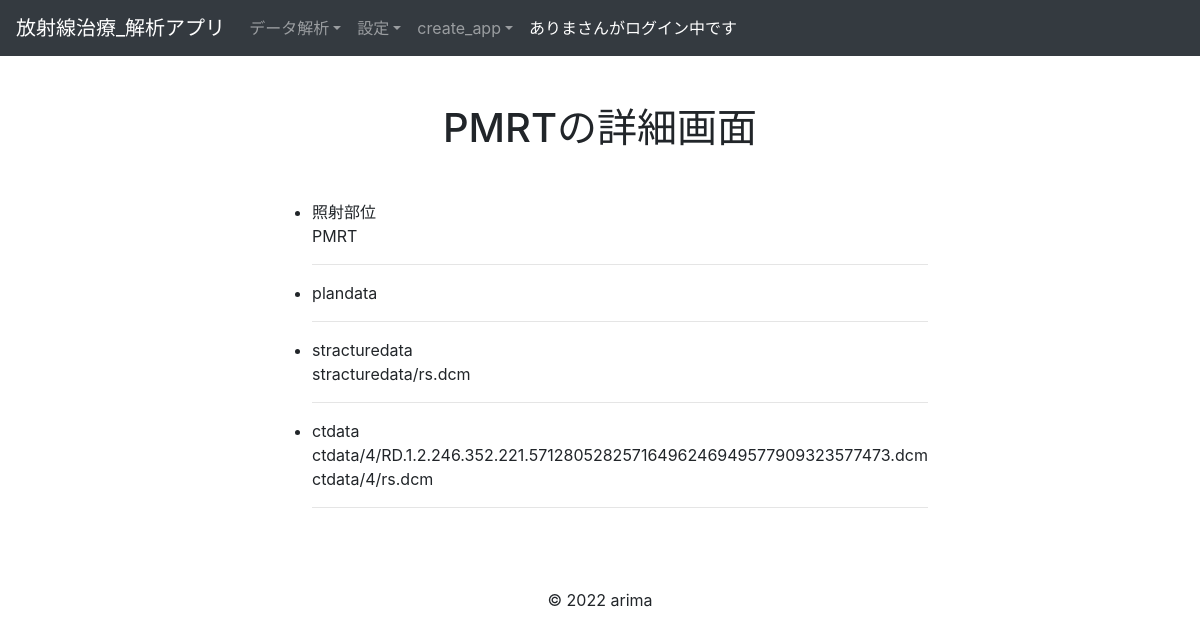
The app's page /analytics/detail_rtdata/4 (signed in), older data.
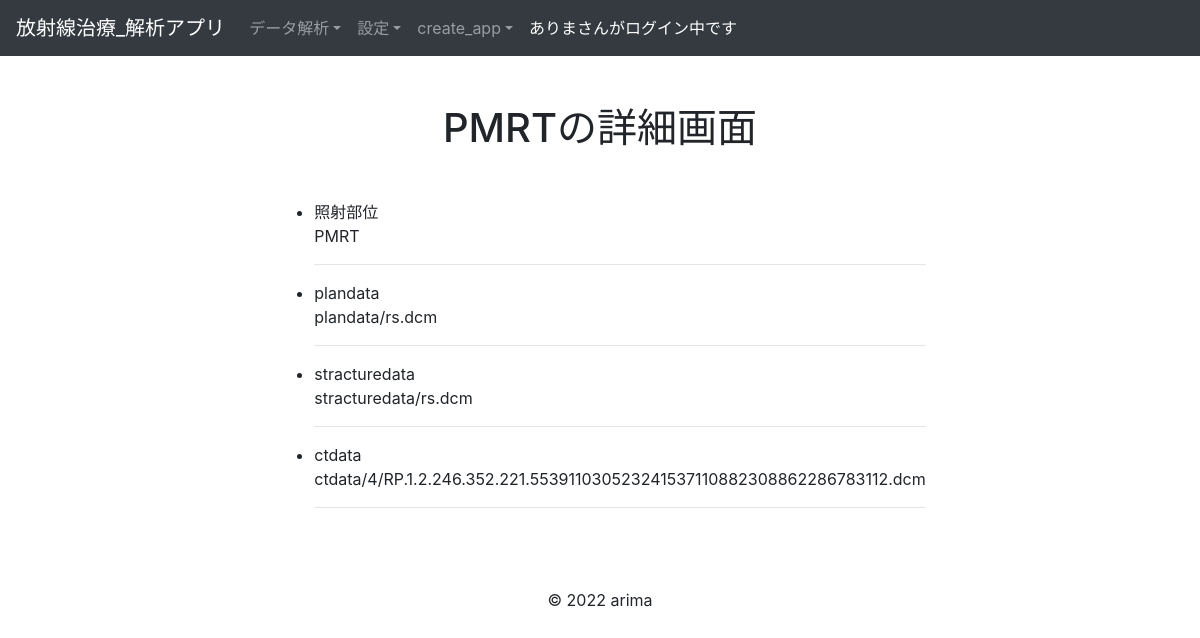
The same page, newer data.
### accounts/models.py (models this page shows, shortened)
class Users(AbstractBaseUser, PermissionsMixin):
    username = models.CharField(max_length=150)
    company = models.CharField(max_length=150)
    email = models.EmailField(max_length=255, unique=True)
    is_active = models.BooleanField(default=True)
    is_staff = models.BooleanField(default=False)
    USERNAME_FIELD = 'email'
    REQUIRED_FIELDS = ['username']
    objects = UserManager()
    def __str__(self):
        return self.username

### analytics/models.py (models this page shows, shortened)
class BaseModel(models.Model):
    create_at = models.DateTimeField()
    update_at = models.DateTimeField()
    class Meta:
        abstract = True #Tableとして作成されないようにする

class Rtdatas(BaseModel):
    region = models.CharField(max_length=10)
    user = models.ForeignKey(
        'accounts.Users', on_delete=models.CASCADE
    )
    objects = RtdatasManager()
    class Meta:
        db_table = 'rtdata'
        verbose_name_plural = 'RTデータ'

class Stracturedatas(BaseModel):
    stracturedata = models.FileField(upload_to='stracturedata/')
    rtdata = models.OneToOneField(
        Rtdatas,
        on_delete=models.CASCADE,
        primary_key=True
    )
    objects = StracturedatasManager()
    class Meta:
        db_table = 'stracturedatas'
        verbose_name_plural = 'ストラクチャデータ'

class Ctdatas(BaseModel):
    rtdata  = models.ForeignKey(
        'Rtdatas', on_delete=models.CASCADE
    )
    def file_upload_path(instance, filename):
        ext = filename
        new_name = instance.rtdata.id
        return f'ctdata/{new_name}/{ext}'
    ctdata = models.FileField(upload_to=file_upload_path)
    objects = CtdatasManager()
    class Meta:
        db_table = 'ctdatas'
        verbose_name_plural = 'CTデータ'

class Plandatas(BaseModel):
    plandata = models.FileField(upload_to='plandata/')
    rtdata = models.OneToOneField(
        Rtdatas,
        on_delete=models.CASCADE,
        primary_key=True
    )
    objects = PlandatasManager()
    class Meta:
        db_table = 'plandatas'
        verbose_name_plural = 'プランデータ'

### analytics/views.py (the view)
# urls.py: path('detail_rtdata/<int:pk>', RtdataDetailView.as_view(), name='detail_rtdata'),
class RtdataDetailView(LoginRequiredMixin, DetailView):
    model = Rtdatas
    template_name = 'analytics/detail_rtdata.html'
    def get_context_data(self, **kwargs):
        context = super().get_context_data(**kwargs)
        return context

### templates/analytics/detail_rtdata.html (shortened to what this page needs)
{% extends "base.html" %}
{% block content %}
<div class="container">
    <h1 class="text-center my-5">{{object.region}}の詳細画面</h1>
  <div class="row justify-content-center">
      <table>
        <ul>
          <li>照射部位<br>
            {{object.region}}
          </li><hr>
          <li>plandata<br>
            {{object.plandatas.plandata }}
          </li><hr>
          <li>stracturedata<br>
            {{object.stracturedatas.stracturedata }}
          </li><hr>
          <li>ctdata<br>
            {% for data in object.ctdatas_set.all %}
              {{ data.ctdata }}<br>
            {% endfor %}
          </li><hr>
        </ul>
      </table>
  </div>
</div>
{% endblock %}

### templates/base.html (shortened to what this page needs)
<!DOCTYPE html>
<html>
  <head>
    <link
      rel="stylesheet"
      href="https://stackpath.bootstrapcdn.com/bootstrap/4.5.0/css/bootstrap.min.css"
    />
  </head>
  <body>
    <nav class="navbar navbar-expand-lg navbar-light bg-light navbar-dark bg-dark">
      <a class="navbar-brand" href="{% url 'accounts:home'%}">放射線治療_解析アプリ</a>
      <div class="collapse navbar-collapse" id="navbarNavDropdown">
        <ul class="navbar-nav">
          {% if user.is_authenticated %}
          <li class="nav-item dropdown">
            <a class="nav-link dropdown-toggle"  id="navbarDropdownMenuLink" role="button" data-toggle="dropdown" aria-haspopup="true" aria-expanded="false">データ解析</a>
          </li>
          {% endif %}
          <li class="nav-item dropdown">
            {% if user.is_authenticated %}
              <a class="nav-link dropdown-toggle"  id="navbarDropdownMenuLink" role="button" data-toggle="dropdown" aria-haspopup="true" aria-expanded="false">設定</a>
            {% endif %}
          </li>
          <li class="nav-item dropdown">
              <a class="nav-link dropdown-toggle"  id="navbarDropdownMenuLink" role="button" data-toggle="dropdown" aria-haspopup="true" aria-expanded="false">create_app</a>
          </li>
          <li class="nav-item active">
            {% if request.user.is_anonymous %}
              <a class="nav-link">***** 未ログイン *****<span class="sr-only">(current)</span></a>
            {% else %}
              <a class="nav-link">{{ request.user }}さんがログイン中です <span class="sr-only">(current)</span></a>
            {% endif %}
          </li>
        </ul>
      </div>
    </nav>
    {% block content %}{% endblock %}
    <footer>
      <div class="container mt-5">
        <div class="row">
          <div class="mx-auto">
            <p>© 2022 arima</p>
          </div>
        </div>
      </div>
    </footer>
  </body>
</html>

Row changes from the older to the newer data that the page shows:
removed Ctdatas: ctdata "ctdata/4/RD.1.2.246.352.221.57128052825716496246949577909323577473.dcm"
removed Ctdatas: ctdata "ctdata/4/rs.dcm"
changed Rtdatas "PMRT": plandatas.plandata (not shown) → "plandata/rs.dcm"
added Ctdatas: ctdata "ctdata/4/RP.1.2.246.352.221.553911030523241537110882308862286783112.dcm"
